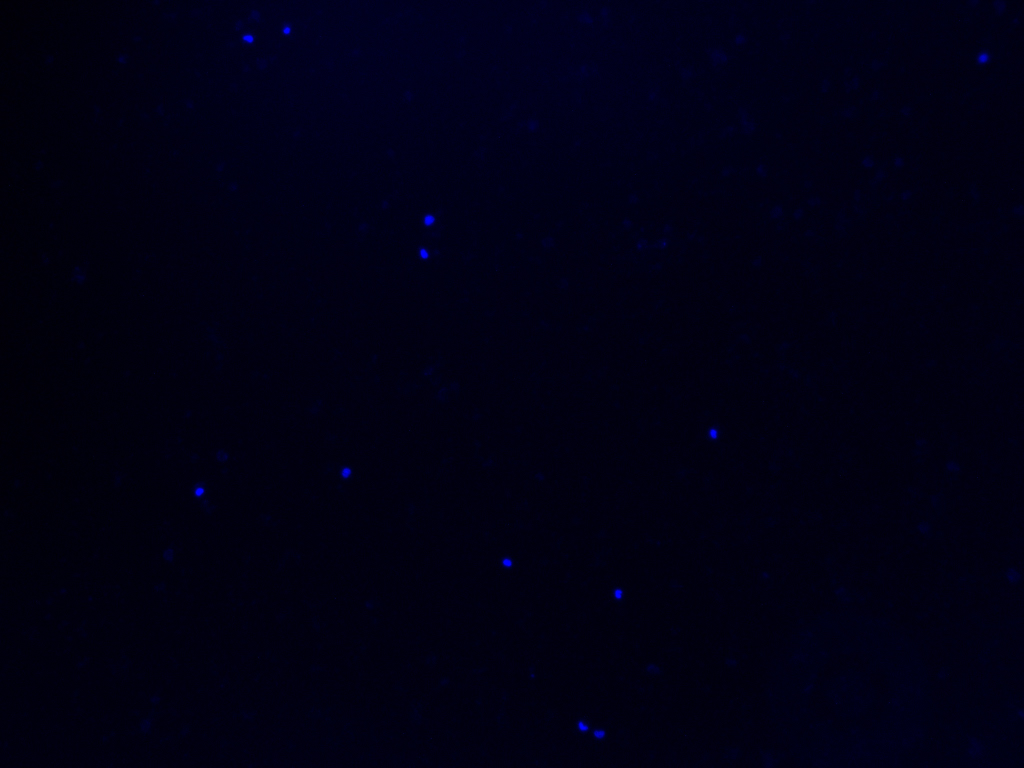
#> input picture Cell_Death/Code_sample/original/sunitinib triplicate1 wt concen2_0000.jpg, 2048 x 1536 px, found by its file name (shown at 1/2 size); its folder holds only this picture in this run
$ python process_cell_death_HAV3C.py
#> lines starting #> are read from the running program, lines starting #| are printed output that depends on the picture; after the words box and inside, x2 and y2 are one past the last pixel; in counts of white or black regions, pixels touching at a corner belong together
# python process.py --mode single_total

import os
import cv2
import csv
import copy
import numpy as np
from argparse import ArgumentParser

# Set color random seed
np.random.seed(2023)

# Red 2, Green 1, Blue 0
# Set input arguments
parser = ArgumentParser()
parser.add_argument('--first_channel', type=int, default=0)
args = parser.parse_args()

rootDir = "./"

# Set directory
original_image_dir = os.path.join(rootDir, 'original')
output_dir = os.path.join(rootDir, "result")

# Create output directory
if not os.path.exists(output_dir):
    os.makedirs(output_dir)

# Get files
fileprefixname_list = []
all_files = os.listdir(original_image_dir)
all_files.sort()
for filename in all_files:
    if filename.endswith(('.jpg')):
        file_suffix = filename.split("_")[-1]
        true_name = filename[:-len(file_suffix)]
        if true_name not in fileprefixname_list:
            fileprefixname_list.append(true_name)
fileprefixname_list.sort()

full_cell_number = {}
max_concen = {}
results = {}
max_len = 0
for fileprefixname in fileprefixname_list:

    print("fileprefixname", fileprefixname)

    cell_numbers = []
    for filename in all_files:
        if not filename.startswith(fileprefixname): continue

        # Load the painted image and the original image
        original_read = os.path.join(original_image_dir, filename)

        original_read = cv2.imread(original_read)
#> original_read is the input picture: shape (1536, 2048, 3); mean B, G, R 19, 0.2, 0.7

        total_x, total_y = 9, 9
        length_x, length_y = original_read.shape[0] // total_x, original_read.shape[1] // total_y
#> length_x = 170; length_y = 227

        final_answer_original = np.zeros_like(original_read)
        final_answer_edited = np.zeros_like(original_read)

        valid_cell_num = 0
        for i_x in range(0, total_x):
            for i_y in range(0, total_y):
                # if i_x >= total_x - 2 and i_y <= 2: continue
                i_num = i_x * total_y + i_y
                original = original_read[i_x * length_x: (i_x + 1) * length_x, i_y * length_y: (i_y + 1) * length_y]
                original_copy = copy.deepcopy(original)

                original_background = np.percentile(original[:, :, args.first_channel], 20)
                original = np.uint8(np.maximum(0, np.float32(original) - original_background))

                # adjust brightness according to data setting
                percentile = np.percentile(original[:, :, args.first_channel], 70) + 15

                # Threshold the red channel of the painted image to get the cells
                _, thresholded = cv2.threshold(original[:, :, args.first_channel], percentile, 255, cv2.THRESH_BINARY)

                # Find the contours (i.e., the cells) in the thresholded image
                contours, _ = cv2.findContours(thresholded, cv2.RETR_EXTERNAL, cv2.CHAIN_APPROX_SIMPLE)

                # Filter out small / large contours
                contours = [cnt for cnt in contours if cv2.contourArea(cnt) > 30 and cv2.contourArea(cnt) < 2000]

                valid_mask_first_channel = np.zeros_like(original)

                used_contours = []
                # save cross channel used
                for contour in contours:
                    # Create a mask of the cell
                    mask = np.zeros_like(original)
                    cv2.drawContours(mask, [contour], -1, (255, 255, 255), thickness=cv2.FILLED)

                    # Use the mask to get the cell's pixels in the original image
                    cell_pixels = cv2.bitwise_and(original, mask)
                    first_channel = cell_pixels[:, :, args.first_channel]

                    # Calculate the area with too bright signal
                    area_bright = np.float32(first_channel > 250).sum()
                    if area_bright > 25:
                        continue

                    valid_cell_num += 1
                    used_contours.append(contour)

                # Create an image to visualize the detected contours
                original_coutours_original = cv2.drawContours(original_copy, used_contours, -1, (0, 255, 255), 2)
                original_coutours_edited = original # cv2.drawContours(original, used_contours, -1, (0, 255, 255), 2)

                final_answer_original[i_x * length_x: (i_x + 1) * length_x, i_y * length_y: (i_y + 1) * length_y] = original_coutours_original
                final_answer_edited[i_x * length_x: (i_x + 1) * length_x, i_y * length_y: (i_y + 1) * length_y] = original_coutours_edited
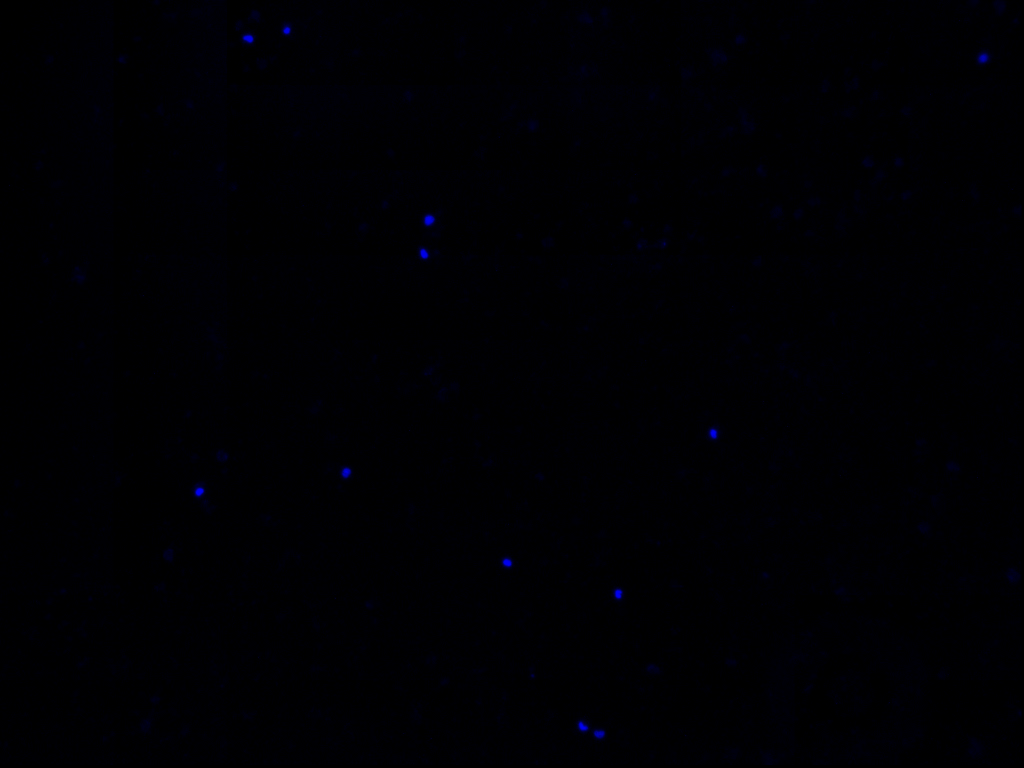
#> final_answer_edited: shape (1536, 2048, 3) (shown at 1/2 size); mean B, G, R 2.9, 0, 0
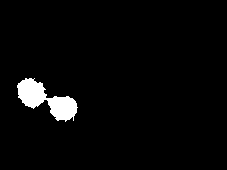
#> mask: shape (170, 227, 3); 3.2% white; 1 white region, box (x1, y1, x2, y2) and area: (17, 78, 78, 122) 1220
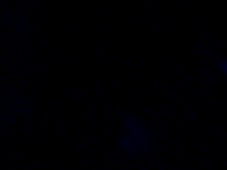
#> original: shape (170, 227, 3); mean B, G, R 2.4, 0, 0
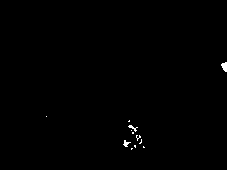
#> thresholded: shape (170, 227); 0.35% white; 12 white regions (9 under 20 px), largest, box (x1, y1, x2, y2) and area: (221, 62, 227, 72) 42, (123, 140, 131, 147) 27, (128, 125, 138, 132) 25
#> after the loop, valid_cell_num = 53


        cv2.imwrite(os.path.join(output_dir, filename[:-4] + f"_coutours_original.png"), final_answer_original)
        cv2.imwrite(os.path.join(output_dir, filename[:-4] + f"_coutours_edited.png"), final_answer_edited)

        cell_numbers.append(valid_cell_num)
        print(f"Frame {filename}: valid_cell_num {valid_cell_num}")
#| Frame sunitinib triplicate1 wt concen2_0000.jpg: valid_cell_num 53

    # Print the basic numbers
    print("Mean", np.mean(cell_numbers))
#| Mean 53.0

    # extract filename and concentration number
    name_first_split = fileprefixname.split(" ")[-1]
    name_first_split = fileprefixname[:-len(name_first_split)]
    print("name_first_split", name_first_split)

    # Save the data of the current prefix
    if "control" in fileprefixname:
        full_cell_number[name_first_split] = np.mean(cell_numbers)

    max_len = max(max_len, len(cell_numbers))
#> max_len = 1
    results[fileprefixname] = cell_numbers

lines = ["" for _ in range(max_len+1)]
#> lines = ['', '']
for fileprefixname, cell_numbers in results.items():

    name_first_split = fileprefixname.split(" ")[-1]
    name_first_split = fileprefixname[:-len(name_first_split)]

#> (the run stopped early here; a loop or call above may not have finished)

$ run again, on Cell_Death/Code_sample/original/sunitinib triplicate1 wt concen8_0000.jpg
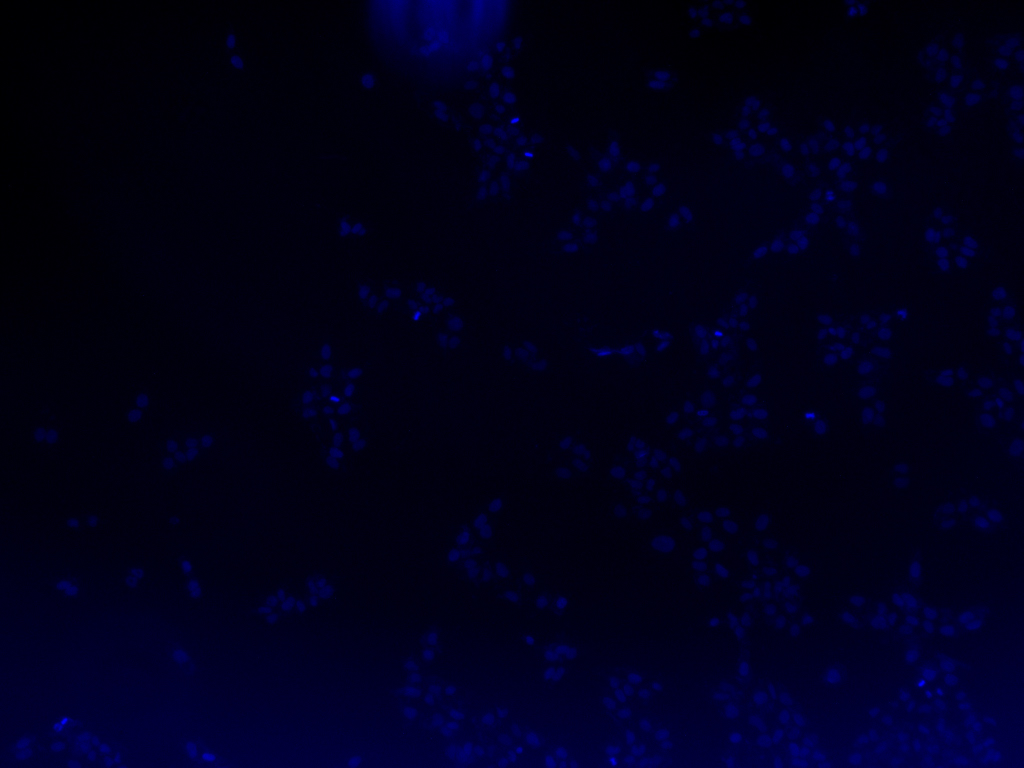
#> input picture Cell_Death/Code_sample/original/sunitinib triplicate1 wt concen8_0000.jpg, 2048 x 1536 px, found by its file name (shown at 1/2 size)
#> original_read is the input picture: shape (1536, 2048, 3); mean B, G, R 25.9, 0.2, 0.5
#> after the loop `for i_x in range(0, total_x):`:
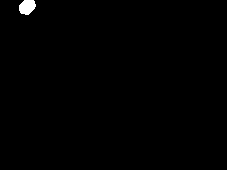
#> mask: shape (170, 227, 3); 0.51% white; 1 white region, box (x1, y1, x2, y2) and area: (19, 0, 36, 15) 196
#> after the loop `for i_x in range(0, total_x):`:
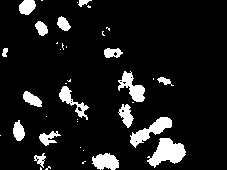
#> thresholded: shape (170, 227); 9.9% white; 39 white regions (22 under 20 px), largest, box (x1, y1, x2, y2) and area: (147, 138, 186, 168) 657, (130, 117, 172, 148) 490, (118, 71, 145, 102) 391
#> after the loop `for i_x in range(0, total_x):`: valid_cell_num = 429
#| Frame sunitinib triplicate1 wt concen8_0000.jpg: valid_cell_num 429
#| Mean 429.0
#> max_len = 1

$ run again, on Cell_Death/Code_sample/original/sunitinib triplicate1 wt concen4_0000.jpg
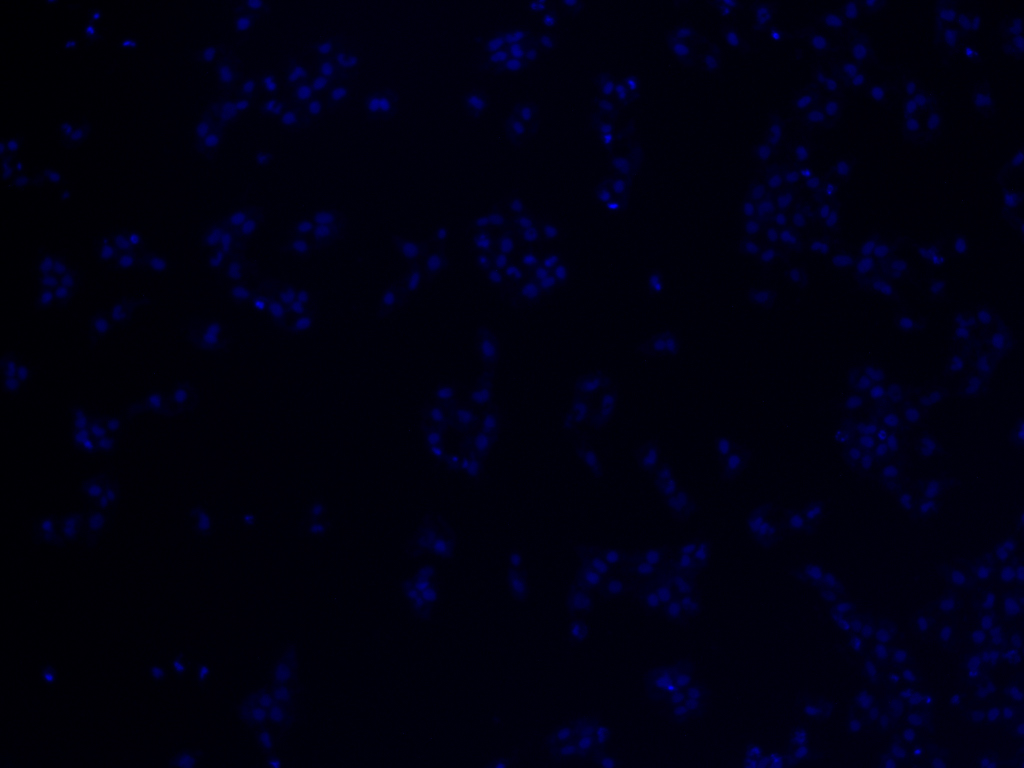
#> input picture Cell_Death/Code_sample/original/sunitinib triplicate1 wt concen4_0000.jpg, 2048 x 1536 px, found by its file name (shown at 1/2 size)
#> original_read is the input picture: shape (1536, 2048, 3); mean B, G, R 15.7, 0.1, 0.3
#> after the loop `for i_x in range(0, total_x):`:
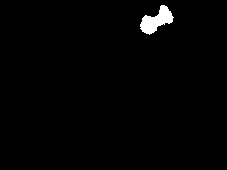
#> mask: shape (170, 227, 3); 1.3% white; 1 white region, box (x1, y1, x2, y2) and area: (140, 5, 174, 35) 508
#> after the loop `for i_x in range(0, total_x):`:
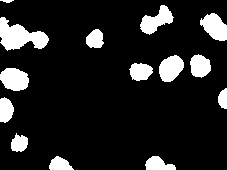
#> thresholded: shape (170, 227); 13.3% white; 14 white regions, largest, box (x1, y1, x2, y2) and area: (0, 17, 49, 51) 919, (0, 68, 29, 91) 519, (140, 5, 174, 35) 508
#> after the loop `for i_x in range(0, total_x):`: valid_cell_num = 313
#| Frame sunitinib triplicate1 wt concen4_0000.jpg: valid_cell_num 313
#| Mean 313.0
#> max_len = 1
